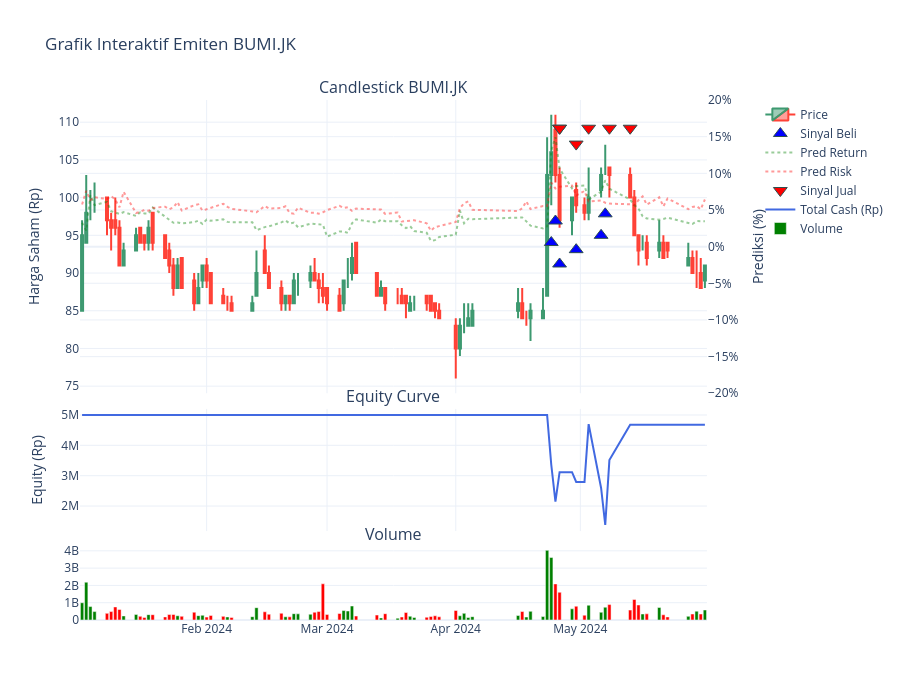

Notebook code for this chart:
### Code cell
# Menampilkan grafik interaktif yang berisi Candlestick, Volume, dan Hasil Prediksi
plot_interactive_candlestick(
    df=df_bumi,               # Dataframe OHLCV saham (sesuaikan nama variabel jika berbeda)
    ticker_name=ticker_target,
    start_date="2024-01-01",  # Opsional: sesuaikan rentang zoom awal jika diperlukan
    end_date="2024-5-31",
    predictions_df=backtester.predictions_df,  # Ambil data dari objek backtester
    equity_curve_df=df_equity_curve,           # Diambil dari output run_backtest()
    trades_df=df_trades_result                 # Diambil dari output run_backtest()
)
